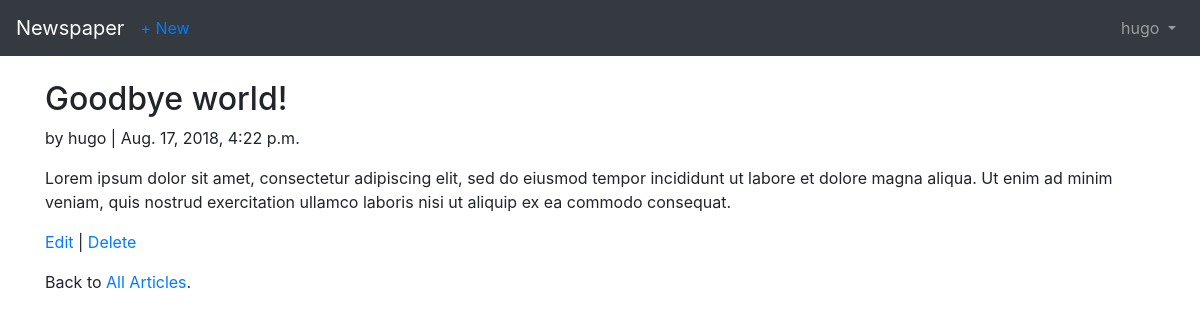
Page /articles/3/ (signed in) on the committed database.
### users/models.py (models this page shows)
class CustomUser(AbstractUser):
    age = models.PositiveIntegerField(default=0)

### articles/models.py (models this page shows, shortened)
class Article(models.Model):
    title = models.CharField(max_length=255)
    body = models.TextField()
    date = models.DateTimeField(auto_now_add=True)
    author = models.ForeignKey(
        get_user_model(),
        on_delete=models.CASCADE,
    )

### articles/views.py (the view)
class ArticleDetailView(LoginRequiredMixin, DetailView):
    model = models.Article
    template_name = 'article_detail.html'
    login_url = 'login'

### templates/article_detail.html
{% extends 'base.html' %}
{% block content %}
<div class="article-entry">
  <h2>{{ object.title }}</h2>
  <p>by {{ object.author }} | {{ object.date}}</p>
  <p>{{ object.body}}</p>
</div>
<p><a href="{% url 'article_edit' article.pk %}">Edit</a> | <a
   href="{% url 'article_delete' article.pk %}">Delete</a></p>
<p>Back to <a href="{% url 'article_list' %}">All Articles</a>.</p>
{% endblock content %}

### templates/base.html (shortened to what this page needs)
<!doctype html>
<html lang="en">
<head>
  <link rel="stylesheet" href="https://maxcdn.bootstrapcdn.com/bootstrap/4.0.0/css/bootstrap.min.css"
>
  <head>
    <body>
      <nav class="navbar navbar-expand-md navbar-dark bg-dark mb-4">
        <a class="navbar-brand" href="{% url 'home' %}">Newspaper</a>
        {% if user.is_authenticated %}
        <ul class="navbar-nav mr-auto">
          <li class="nav-item"><a href="{% url 'article_new' %}">+ New</a></li>
        </ul>
        {% endif %}
      <div class="collapse navbar-collapse" id="navbarCollapse">
        {% if user.is_authenticated %}
        <ul class="navbar-nav ml-auto">
          <li class="nav-item">
            <a class="nav-link dropdown-toggle" href="#" id="userMenu"
            data-toggle="dropdown" aria-haspopup="true" aria-expanded
            ="false">
            {{ user.username }}
          </a>
        </li>
      </ul>
          {% endif %}
        </div>
      </nav>
      <div class="container">
        {% block content %}
        {% endblock %}
      </div>
  </body>
</html>

### rows in the picture
CustomUser: username "hugo"
Article: title "Goodbye world!", author "hugo", date "Aug. 17, 2018, 4:22 p.m.", body "Lorem ipsum dolor sit amet, consectetur adipiscing elit, sed do eiusmod tempor incididunt ut labore et dolore magna aliqua. Ut enim ad minim veniam, quis nostrud exercitation ullamco laboris nisi ut aliquip ex ea commodo consequat."
